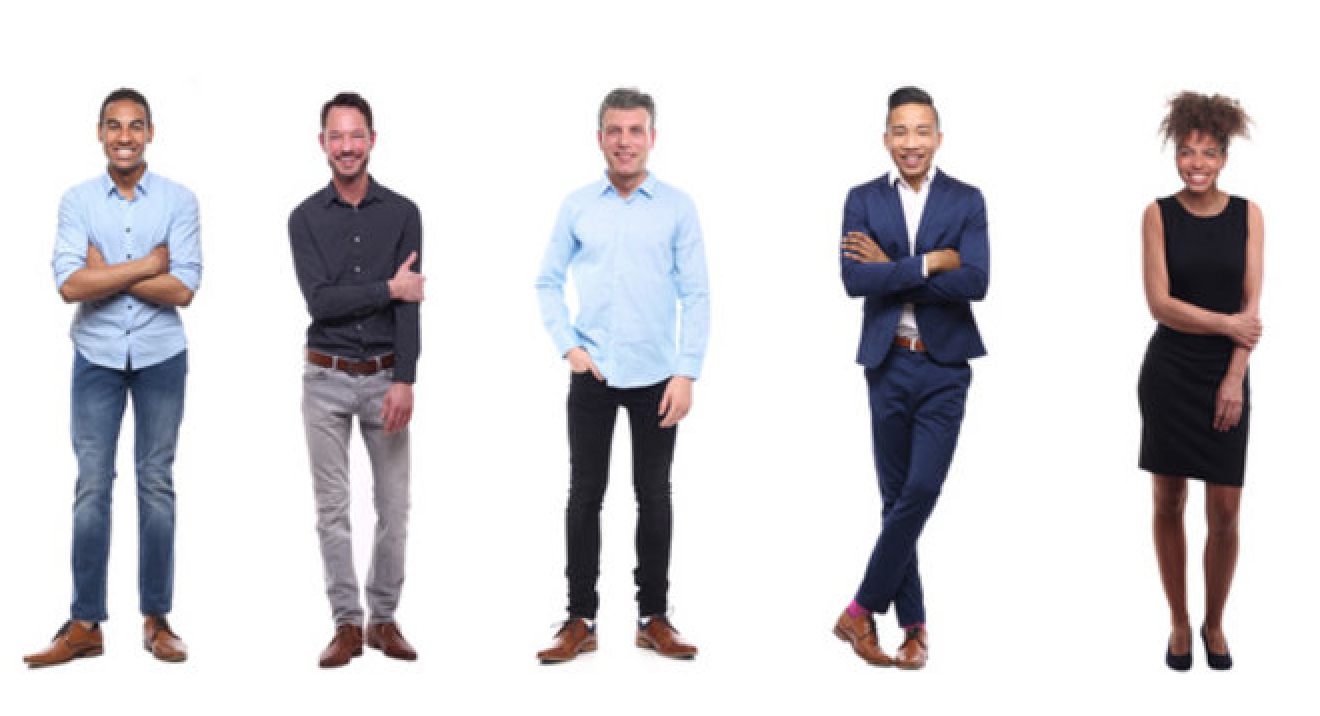
#> input picture haarcascades/images/group.jpeg, 1320 x 716 px
$ python body_extraction.py
#> lines starting #> are read from the running program, lines starting #| are printed output that depends on the picture; after the words box and inside, x2 and y2 are one past the last pixel; in counts of white or black regions, pixels touching at a corner belong together
import cv2
import os

body_weights = [("haarcascade_fullbody.xml", "fullbody"),
 ("haarcascade_lowerbody.xml", "lowerbody"),
 ("haarcascade_upperbody.xml", "upperbody")]
def detect(image_path, body_weight):
    # Load the cascade
#> called with image_path = 'images/group.jpeg', body_weight = ('haarcascade_upperbody.xml', 'upperbody')
    body_cascade = cv2.CascadeClassifier(
        os.path.join('weights', body_weight[0]))
    # Read the input image
    img = cv2.imread(image_path)
#> img is the input picture: shape (716, 1320, 3); mean B, G, R 215.8, 212.7, 214.7
    # Convert into grayscale
    gray = cv2.cvtColor(img, cv2.COLOR_BGR2GRAY)
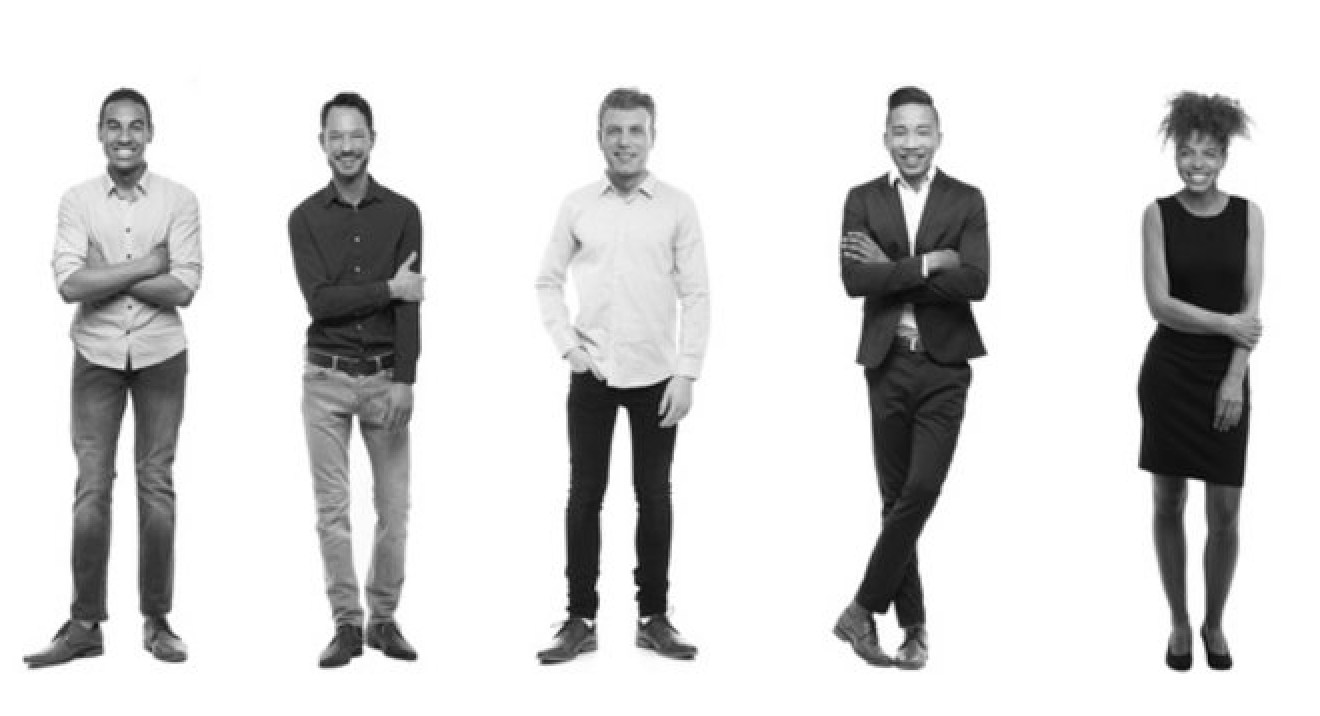
#> gray: shape (716, 1320); min 6, max 255, mean 213.7
    # Detect bodies
    bodies = body_cascade.detectMultiScale(gray, 1.1, 4)
#> bodies = [[231, 63, 230, 188], [782, 39, 252, 206], [458, 26, 324, 265]]
    # Draw rectangle around the bodies
    for (x, y, w, h) in bodies:
        cv2.rectangle(img, (x, y), (x+w, y+h), (255, 0, 0), 2)
#> this loop made 3 passes
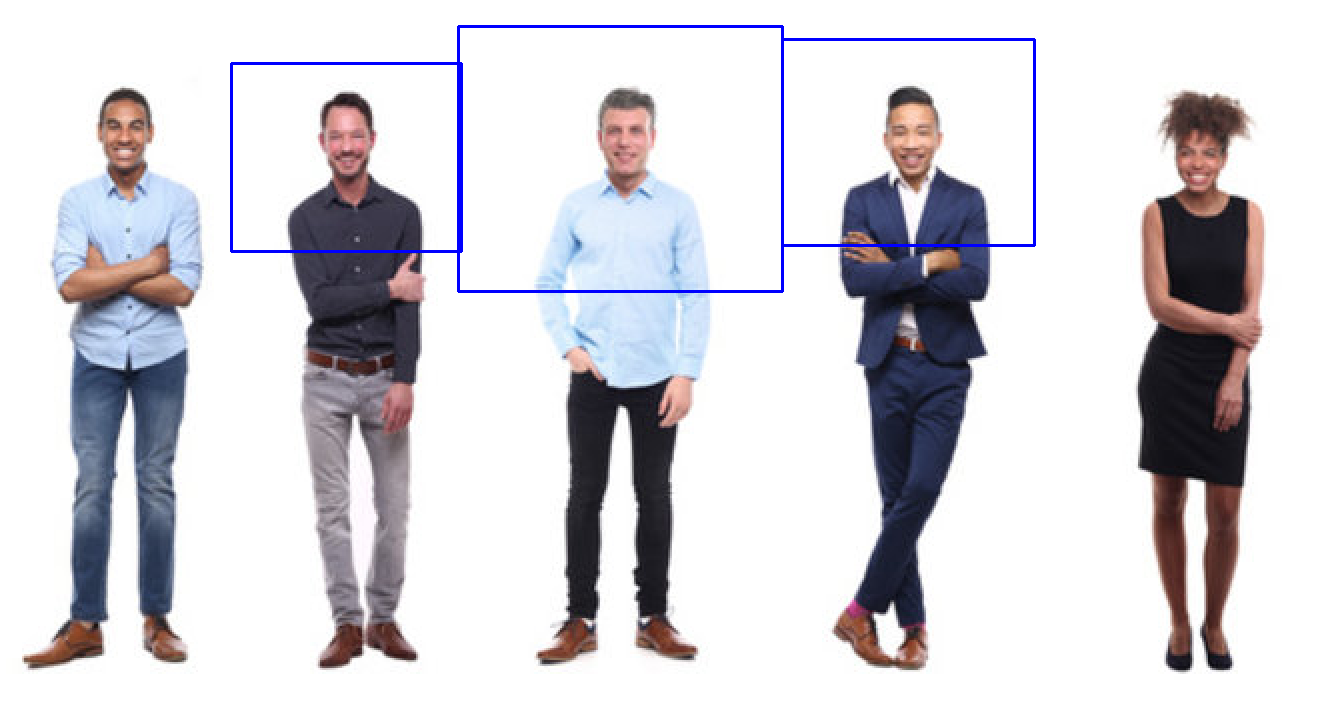
#> img: shape (716, 1320, 3); 0.86% of pixels changed, all inside (x1, y1, x2, y2) = (230, 25, 1036, 293)
    # Display the output
    cv2.imwrite(f'body/{body_weight[1]}.jpg', img)
    # cv2.imshow('img', img)
    # cv2.waitKey()

# detectMultiScale params:
# fullbody, lowerbody, upperbody: 1.1, 4
detect('images/group.jpeg', body_weights[2])
